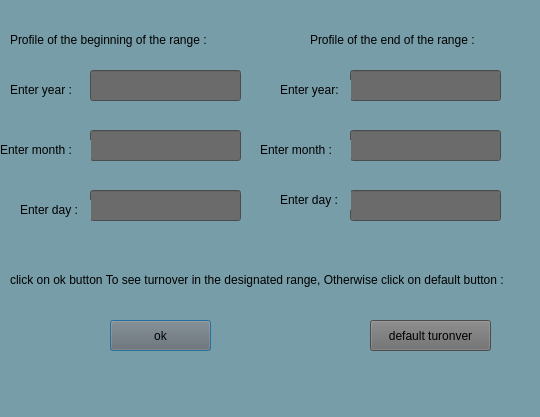
<?xml version="1.0" encoding="UTF-8"?>
<ui version="4.0">
 <class>show_turnover</class>
 <widget class="QDialog" name="show_turnover">
  <property name="geometry">
   <rect>
    <x>0</x>
    <y>0</y>
    <width>540</width>
    <height>417</height>
   </rect>
  </property>
  <property name="windowTitle">
   <string>Dialog</string>
  </property>
  <property name="styleSheet">
   <string notr="true">background-color: rgb(119, 157, 168);</string>
  </property>
  <widget class="QLineEdit" name="line_edit_year_begin">
   <property name="geometry">
    <rect>
     <x>90</x>
     <y>70</y>
     <width>151</width>
     <height>31</height>
    </rect>
   </property>
   <property name="styleSheet">
    <string notr="true">
font: 700 italic 10pt &quot;Segoe UI&quot;;
background-color: rgb(107, 107, 107);</string>
   </property>
  </widget>
  <widget class="QLabel" name="label">
   <property name="geometry">
    <rect>
     <x>10</x>
     <y>30</y>
     <width>241</width>
     <height>20</height>
    </rect>
   </property>
   <property name="styleSheet">
    <string notr="true">
font: 700 italic 10pt &quot;Segoe UI&quot;;</string>
   </property>
   <property name="text">
    <string>Profile of the beginning of the range :</string>
   </property>
  </widget>
  <widget class="QLabel" name="label_2">
   <property name="geometry">
    <rect>
     <x>10</x>
     <y>80</y>
     <width>71</width>
     <height>20</height>
    </rect>
   </property>
   <property name="styleSheet">
    <string notr="true">
font: 700 italic 10pt &quot;Segoe UI&quot;;</string>
   </property>
   <property name="text">
    <string>Enter year :</string>
   </property>
  </widget>
  <widget class="QLineEdit" name="line_edit_month_begin">
   <property name="geometry">
    <rect>
     <x>90</x>
     <y>130</y>
     <width>151</width>
     <height>31</height>
    </rect>
   </property>
   <property name="styleSheet">
    <string notr="true">
font: 700 italic 10pt &quot;Segoe UI&quot;;
background-color: rgb(107, 107, 107);</string>
   </property>
  </widget>
  <widget class="QLineEdit" name="line_edit_day_begin">
   <property name="geometry">
    <rect>
     <x>90</x>
     <y>190</y>
     <width>151</width>
     <height>31</height>
    </rect>
   </property>
   <property name="styleSheet">
    <string notr="true">
font: 700 italic 10pt &quot;Segoe UI&quot;;
background-color: rgb(107, 107, 107);</string>
   </property>
  </widget>
  <widget class="QLabel" name="label_3">
   <property name="geometry">
    <rect>
     <x>0</x>
     <y>140</y>
     <width>91</width>
     <height>20</height>
    </rect>
   </property>
   <property name="styleSheet">
    <string notr="true">
font: 700 italic 10pt &quot;Segoe UI&quot;;</string>
   </property>
   <property name="text">
    <string>Enter month :</string>
   </property>
  </widget>
  <widget class="QLabel" name="label_4">
   <property name="geometry">
    <rect>
     <x>20</x>
     <y>200</y>
     <width>71</width>
     <height>20</height>
    </rect>
   </property>
   <property name="styleSheet">
    <string notr="true">
font: 700 italic 10pt &quot;Segoe UI&quot;;</string>
   </property>
   <property name="text">
    <string>Enter day :</string>
   </property>
  </widget>
  <widget class="QLabel" name="label_5">
   <property name="geometry">
    <rect>
     <x>310</x>
     <y>30</y>
     <width>201</width>
     <height>20</height>
    </rect>
   </property>
   <property name="styleSheet">
    <string notr="true">
font: 700 italic 10pt &quot;Segoe UI&quot;;</string>
   </property>
   <property name="text">
    <string>Profile of the end of the range :</string>
   </property>
  </widget>
  <widget class="QLineEdit" name="line_edit_year_end">
   <property name="geometry">
    <rect>
     <x>350</x>
     <y>70</y>
     <width>151</width>
     <height>31</height>
    </rect>
   </property>
   <property name="styleSheet">
    <string notr="true">
font: 700 italic 10pt &quot;Segoe UI&quot;;
background-color: rgb(107, 107, 107);</string>
   </property>
  </widget>
  <widget class="QLineEdit" name="line_edit_month_end">
   <property name="geometry">
    <rect>
     <x>350</x>
     <y>130</y>
     <width>151</width>
     <height>31</height>
    </rect>
   </property>
   <property name="styleSheet">
    <string notr="true">
font: 700 italic 10pt &quot;Segoe UI&quot;;
background-color: rgb(107, 107, 107);</string>
   </property>
  </widget>
  <widget class="QLineEdit" name="line_edit_day_end">
   <property name="geometry">
    <rect>
     <x>350</x>
     <y>190</y>
     <width>151</width>
     <height>31</height>
    </rect>
   </property>
   <property name="styleSheet">
    <string notr="true">
font: 700 italic 10pt &quot;Segoe UI&quot;;
background-color: rgb(107, 107, 107);
</string>
   </property>
  </widget>
  <widget class="QLabel" name="label_6">
   <property name="geometry">
    <rect>
     <x>280</x>
     <y>80</y>
     <width>71</width>
     <height>20</height>
    </rect>
   </property>
   <property name="styleSheet">
    <string notr="true">
font: 700 italic 10pt &quot;Segoe UI&quot;;</string>
   </property>
   <property name="text">
    <string>Enter year:</string>
   </property>
  </widget>
  <widget class="QLabel" name="label_7">
   <property name="geometry">
    <rect>
     <x>260</x>
     <y>140</y>
     <width>91</width>
     <height>20</height>
    </rect>
   </property>
   <property name="styleSheet">
    <string notr="true">
font: 700 italic 10pt &quot;Segoe UI&quot;;</string>
   </property>
   <property name="text">
    <string>Enter month :</string>
   </property>
  </widget>
  <widget class="QLabel" name="label_8">
   <property name="geometry">
    <rect>
     <x>280</x>
     <y>190</y>
     <width>71</width>
     <height>20</height>
    </rect>
   </property>
   <property name="styleSheet">
    <string notr="true">
font: 700 italic 10pt &quot;Segoe UI&quot;;</string>
   </property>
   <property name="text">
    <string>Enter day :</string>
   </property>
  </widget>
  <widget class="QPushButton" name="pushButton">
   <property name="geometry">
    <rect>
     <x>110</x>
     <y>320</y>
     <width>101</width>
     <height>31</height>
    </rect>
   </property>
   <property name="styleSheet">
    <string notr="true">
font: 700 italic 10pt &quot;Segoe UI&quot;;
background-color: rgb(107, 107, 107);</string>
   </property>
   <property name="text">
    <string>ok</string>
   </property>
  </widget>
  <widget class="QLabel" name="label_9">
   <property name="geometry">
    <rect>
     <x>10</x>
     <y>270</y>
     <width>531</width>
     <height>20</height>
    </rect>
   </property>
   <property name="styleSheet">
    <string notr="true">
font: 700 italic 9pt &quot;Segoe UI&quot;;</string>
   </property>
   <property name="text">
    <string>click on ok button To see turnover in the designated range, Otherwise click on default button :</string>
   </property>
  </widget>
  <widget class="QPushButton" name="pushButton_2">
   <property name="geometry">
    <rect>
     <x>370</x>
     <y>320</y>
     <width>121</width>
     <height>31</height>
    </rect>
   </property>
   <property name="styleSheet">
    <string notr="true">
font: 700 italic 10pt &quot;Segoe UI&quot;;
background-color: rgb(107, 107, 107);</string>
   </property>
   <property name="text">
    <string>default turonver</string>
   </property>
  </widget>
 </widget>
 <resources/>
 <connections>
  <connection>
   <sender>pushButton_2</sender>
   <signal>clicked()</signal>
   <receiver>show_turnover</receiver>
   <slot>close()</slot>
   <hints>
    <hint type="sourcelabel">
     <x>397</x>
     <y>328</y>
    </hint>
    <hint type="destinationlabel">
     <x>449</x>
     <y>330</y>
    </hint>
   </hints>
  </connection>
  <connection>
   <sender>pushButton</sender>
   <signal>clicked()</signal>
   <receiver>show_turnover</receiver>
   <slot>close()</slot>
   <hints>
    <hint type="sourcelabel">
     <x>173</x>
     <y>332</y>
    </hint>
    <hint type="destinationlabel">
     <x>68</x>
     <y>337</y>
    </hint>
   </hints>
  </connection>
 </connections>
</ui>
